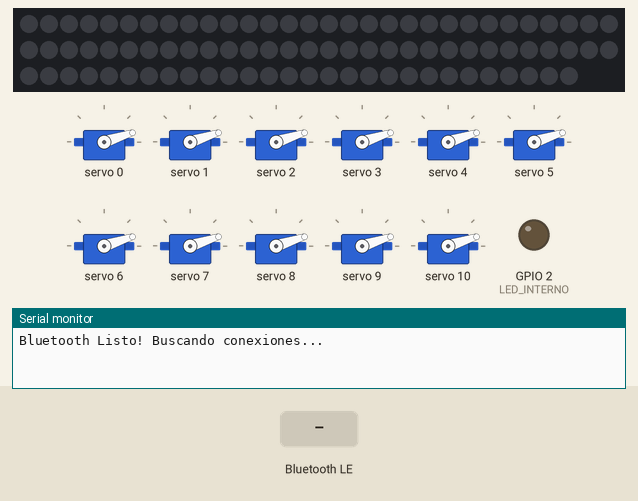
This program was run on a simulated ESP32. Shown: 88 RGB LEDs in strip order, left to right, continuing on the next row, 11 × servo, output pins drawn as LEDs (lit = HIGH), the last lines printed to the serial monitor. Inputs (shaded band) come from the test bench. Nothing arrives over Bluetooth unless stated; a phone connects over Bluetooth LE 3 s after start.

Above: at 1.4 s.
1.5 s: Bluetooth LE write "PLAY" received
At 1.78 s:
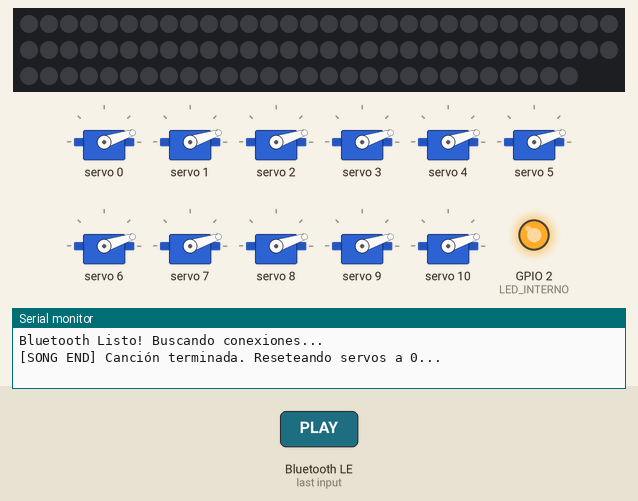
Timing chart, 0 to 4.5 s (numbered marks = the images above; inputs shaded):
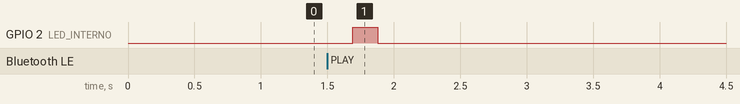

Measured:
- after the input at 1.5 s, GPIO 2 (LED_INTERNO): LOW → HIGH after 0.19 s, → LOW 0.19 s later

The program:

main.cpp
```cpp
#include <Wire.h>
#include <FastLED.h>
#include <vector>
#include <BLEDevice.h>
#include <BLEServer.h>
#include <BLEUtils.h>
#include <BLE2902.h>
#include <Adafruit_PWMServoDriver.h>

#define NUM_LEDS 88
#define DATA_PIN 16
#define LED_INTERNO 2
#define NUM_SERVOS 12
#define SERVO_REST_ANGLE 0
#define SERVO_PRESS_ANGLE 90
#define SERVO_MIN 150
#define SERVO_MAX 600

// --- Configuración BLE ---
#define SERVICE_UUID           "4fafc201-1fb5-459e-8fcc-c5c9c331914b"
#define CHARACTERISTIC_UUID    "beb5483e-36e1-4688-b7f5-ea07361b26a8"

CRGB leds[NUM_LEDS];
Adafruit_PWMServoDriver pwm = Adafruit_PWMServoDriver();

struct NoteEvent {
  uint8_t led;
  uint32_t startMs;
  uint32_t durMs;
  uint8_t vel;
  bool isPlaying;
  bool isFinished;
  int servoIndex;
};

struct ServoState {
  bool isPressed;
  uint32_t releaseAtMs;
};

std::vector<NoteEvent> song;
std::vector<NoteEvent> playQueue;
ServoState servoStates[NUM_SERVOS];
bool isPlaying = false;
uint32_t playStartTime = 0;
bool deviceConnected = false;

uint16_t angleToPulse(int angle) {
  return map(angle, 0, 180, SERVO_MIN, SERVO_MAX);
}

void writeServoPulse(int channel, int angle) {
  if (channel < 0 || channel >= NUM_SERVOS) return;
  uint16_t pulse = angleToPulse(angle);
  pwm.setPWM(channel, 0, pulse);
}

void resetServoStates() {
  for (int i = 0; i < NUM_SERVOS; i++) {
    servoStates[i].isPressed = false;
    servoStates[i].releaseAtMs = 0;
  }
}

// Resetea los servos añadiendo un pequeño retraso para no agotar la corriente
void resetServos() {
  for (int i = 0; i < NUM_SERVOS; i++) {
    writeServoPulse(i, SERVO_REST_ANGLE);
    delay(15); // Escalonamos 15ms el encendido para proteger la fuente de alimentación
  }
  resetServoStates();
}

void pressServoForNote(NoteEvent &note) {
  int servoIndex = note.led % NUM_SERVOS;

  // Margen mecánico para subir (120ms)
  uint32_t gap = (note.durMs > 200) ? 120 : (note.durMs / 2);

  servoStates[servoIndex].releaseAtMs = note.startMs + note.durMs - gap;
  servoStates[servoIndex].isPressed = true;

  writeServoPulse(servoIndex, SERVO_PRESS_ANGLE);
}

void updateServos(uint32_t currentMs) {
  for (int i = 0; i < NUM_SERVOS; i++) {
    ServoState &state = servoStates[i];

    if (state.isPressed && currentMs >= state.releaseAtMs) {
      writeServoPulse(i, SERVO_REST_ANGLE);
      state.isPressed = false;

      // TRUCO ANTI-CUELGUE: Solo liberamos 1 servo por vuelta del loop.
      // Si hay un acorde soltándose a la vez, el siguiente motor se soltará
      // milisegundos después, evitando colapsar la electricidad.
      break;
    }
  }
}

void ejecutarComando(String command) {
  command.trim();

  if (command == "CLEAR") {
    song.clear();
    playQueue.clear();
    isPlaying = false;
    resetServos();
    FastLED.clear();
    FastLED.show();
    digitalWrite(LED_INTERNO, LOW);
  }
  else if (command.startsWith("N,")) {
    int i1 = command.indexOf(',');
    int i2 = command.indexOf(',', i1 + 1);
    int i3 = command.indexOf(',', i2 + 1);
    int i4 = command.indexOf(',', i3 + 1);

    if (i1 > 0 && i2 > 0 && i3 > 0) {
      uint8_t led = command.substring(i1 + 1, i2).toInt();
      uint32_t startMs = command.substring(i2 + 1, i3).toInt();
      uint32_t durMs = command.substring(i3 + 1, i4).toInt();
      uint8_t vel = (i4 > 0) ? command.substring(i4 + 1).toInt() : 150;
      song.push_back({led, startMs, durMs, vel, false, false, -1});
    }
  }
  else if (command == "PLAY") {
    playQueue.clear();
    for (auto &n : song) {
      playQueue.push_back({n.led, n.startMs, n.durMs, n.vel, false, false, -1});
    }
    resetServos();
    isPlaying = true;
    playStartTime = millis();
    digitalWrite(LED_INTERNO, HIGH);
  }
  else if (command == "STOP") {
    isPlaying = false;
    playQueue.clear();
    resetServos();
    FastLED.clear();
    FastLED.show();
    digitalWrite(LED_INTERNO, LOW);
  }
}

class MisCallbacksDeServidor: public BLEServerCallbacks {
    void onConnect(BLEServer* pServer) { deviceConnected = true; }
    void onDisconnect(BLEServer* pServer) {
      deviceConnected = false;
      pServer->getAdvertising()->start();
    }
};

class MisCallbacksDeCaracteristica: public BLECharacteristicCallbacks {
    void onWrite(BLECharacteristic *pCharacteristic) {
      std::string rxValue = pCharacteristic->getValue();
      if (rxValue.length() > 0) {
        String comandoBLE = String(rxValue.c_str());
        ejecutarComando(comandoBLE);
      }
    }
};

void setup() {
  Serial.begin(115200);
  Serial.setTimeout(5);
  pinMode(LED_INTERNO, OUTPUT);
  digitalWrite(LED_INTERNO, LOW);

  FastLED.addLeds<WS2812B, DATA_PIN, GRB>(leds, NUM_LEDS);
  FastLED.setBrightness(25);
  FastLED.clear();
  FastLED.show();

  Wire.begin(21, 19);
  pwm.begin();
  pwm.setPWMFreq(50);
  delay(10);

  // Esto ahora pondrá los 12 servos a 0 de uno en uno con un pequeño retraso
  resetServos();

  BLEDevice::init("AutoPiano");
  BLEServer *pServer = BLEDevice::createServer();
  pServer->setCallbacks(new MisCallbacksDeServidor());

  BLEService *pService = pServer->createService(SERVICE_UUID);
  BLECharacteristic *pCharacteristic = pService->createCharacteristic(
      CHARACTERISTIC_UUID,
      BLECharacteristic::PROPERTY_WRITE
  );

  pCharacteristic->setCallbacks(new MisCallbacksDeCaracteristica());
  pService->start();

  BLEAdvertising *pAdvertising = pServer->getAdvertising();
  pAdvertising->addServiceUUID(SERVICE_UUID);
  pAdvertising->start();

  Serial.println("Bluetooth Listo! Buscando conexiones...");
}

void loop() {
  while (Serial.available() > 0) {
    String command = Serial.readStringUntil('\n');
    ejecutarComando(command);
  }

  if (isPlaying) {
    uint32_t currentMs = millis() - playStartTime;
    bool ledsChanged = false;

    // 1) Revisar si algún motor debe volver a 0
    updateServos(currentMs);

    // 2) Procesar fin de notas (Apagar LEDs)
    for (auto &note : playQueue) {
      if (note.isFinished) continue;
      if (note.isPlaying && currentMs >= (note.startMs + note.durMs)) {
        leds[note.led] = CRGB::Black;
        note.isFinished = true;
        note.isPlaying = false;
        ledsChanged = true;
      }
    }

    // 3) Procesar inicio de notas (Encender LEDs y Bajar Motores)
    for (auto &note : playQueue) {
      if (note.isFinished) continue;
      if (!note.isPlaying && currentMs >= note.startMs) {
        leds[note.led] = CHSV(160, 255, note.vel);
        note.isPlaying = true;

        pressServoForNote(note);
        ledsChanged = true;

        // TRUCO ANTI-CUELGUE: Si es un acorde de 3 notas, rompemos el bucle aquí.
        // La siguiente nota se encenderá en la siguiente iteración del loop (~3ms después)
        break;
      }
    }

    if (ledsChanged) {
      FastLED.show();
    }

    // 4) COMPROBAR FIN DE CANCIÓN
    bool allFinished = true;
    for (const auto &note : playQueue) {
      if (!note.isFinished) {
        allFinished = false;
        break;
      }
    }

    // Si todas las notas ya se han tocado, cerramos la reproducción de forma limpia
    if (allFinished) {
      isPlaying = false;
      Serial.println("[SONG END] Canción terminada. Reseteando servos a 0...");
      resetServos(); // Esto llamará a la función que los pone a 0 de forma segura
      FastLED.clear();
      FastLED.show();
      digitalWrite(LED_INTERNO, LOW);
    }
  }
}
```
